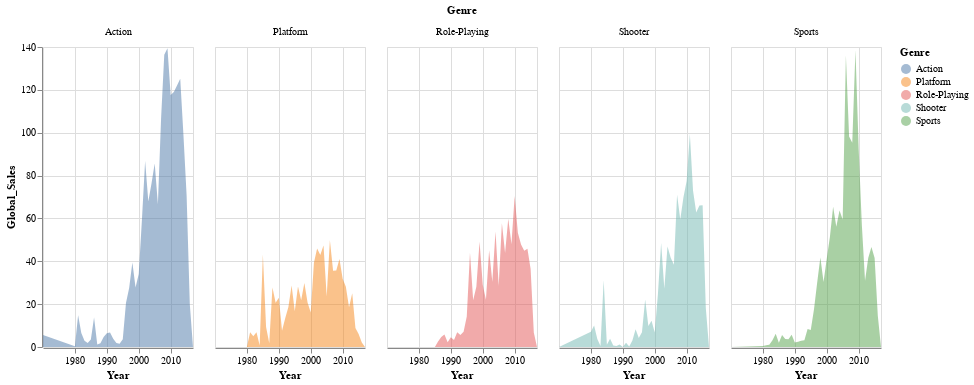

Here is the notebook cell this chart was saved with:
### Markdown cell above
<blockquote> 
<p>
    <strong>Figure 1</strong>: Plots show the changes in overall sales for the top 5 genres between 1980 and 2017.
</p>
</blockquote>

### Code cell
data_plot2 = vg_sales[(vg_sales.Genre=='Action') | (vg_sales.Genre=='Sports') | (vg_sales.Genre=='Shooter') 
                      | (vg_sales.Genre=='Role-Playing') | (vg_sales.Genre=='Platform')].groupby(['Genre','Year']).aggregate(sum).reset_index()
alt.Chart(data_plot2).mark_line().properties(
     width=500
).encode(
    x=alt.X('Year:T'),
    y=alt.Y('Global_Sales'),
    color=alt.Color('Genre')#sum sales
).properties(width=150).mark_area(opacity = 0.5).facet('Genre')

### Figure 1 — Vega-Lite specification as saved in the notebook (floating-point values rounded to 4 significant figures; data arrays with more than 128 entries replaced by an {"elided": "..."} marker saying what was removed)
{"config": {"view": {"continuousWidth": 400, "continuousHeight": 300}}, "data": {"name": "data-33e471ea1351c27d2c30c36ce5b9dd59"}, "facet": {"type": "nominal", "field": "Genre"}, "spec": {"mark": {"type": "area", "opacity": 0.5}, "encoding": {"color": {"type": "nominal", "field": "Genre"}, "x": {"type": "temporal", "field": "Year"}, "y": {"type": "quantitative", "field": "Global_Sales"}}, "width": 150}, "$schema": "https://vega.github.io/schema/vega-lite/v4.0.2.json", "datasets": {"data-33e471ea1351c27d2c30c36ce5b9dd59": {"elided": "183 records"}}}
